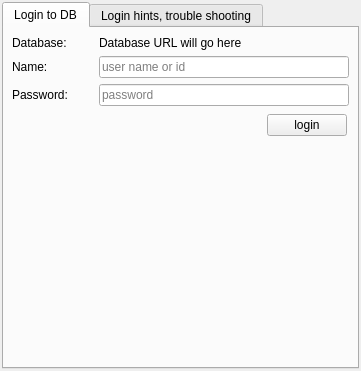
<?xml version="1.0" encoding="UTF-8"?>
<ui version="4.0">
 <class>CDbLoginComponent</class>
 <widget class="QFrame" name="CDbLoginComponent">
  <property name="geometry">
   <rect>
    <x>0</x>
    <y>0</y>
    <width>361</width>
    <height>371</height>
   </rect>
  </property>
  <property name="windowTitle">
   <string>DB login</string>
  </property>
  <layout class="QVBoxLayout" name="vl_LoginComponent">
   <property name="spacing">
    <number>4</number>
   </property>
   <property name="leftMargin">
    <number>2</number>
   </property>
   <property name="topMargin">
    <number>2</number>
   </property>
   <property name="rightMargin">
    <number>2</number>
   </property>
   <property name="bottomMargin">
    <number>2</number>
   </property>
   <item>
    <widget class="QTabWidget" name="tb_LoginToDbAndHints">
     <property name="currentIndex">
      <number>0</number>
     </property>
     <widget class="QWidget" name="tb_LoginToDb">
      <attribute name="title">
       <string>Login to DB</string>
      </attribute>
      <layout class="QVBoxLayout" name="vl_LoginToDb">
       <property name="leftMargin">
        <number>4</number>
       </property>
       <property name="topMargin">
        <number>4</number>
       </property>
       <property name="rightMargin">
        <number>4</number>
       </property>
       <property name="bottomMargin">
        <number>4</number>
       </property>
       <item>
        <widget class="QStackedWidget" name="sw_LoginLogoff">
         <property name="currentIndex">
          <number>0</number>
         </property>
         <widget class="QWidget" name="pg_Login">
          <layout class="QVBoxLayout" name="vl_PageLogin">
           <property name="leftMargin">
            <number>0</number>
           </property>
           <property name="topMargin">
            <number>0</number>
           </property>
           <property name="rightMargin">
            <number>0</number>
           </property>
           <property name="bottomMargin">
            <number>0</number>
           </property>
           <item>
            <widget class="QFrame" name="fr_Login">
             <layout class="QGridLayout" name="gl_Login">
              <property name="leftMargin">
               <number>4</number>
              </property>
              <property name="topMargin">
               <number>4</number>
              </property>
              <property name="rightMargin">
               <number>4</number>
              </property>
              <property name="bottomMargin">
               <number>4</number>
              </property>
              <property name="spacing">
               <number>6</number>
              </property>
              <item row="5" column="0" colspan="3">
               <widget class="BlackGui::Components::CDbDebugDatabaseSetup" name="comp_DebugSetup">
                <property name="minimumSize">
                 <size>
                  <width>0</width>
                  <height>40</height>
                 </size>
                </property>
               </widget>
              </item>
              <item row="3" column="2">
               <widget class="QWidget" name="wi_Button" native="true">
                <layout class="QHBoxLayout" name="hl_LoginFrame">
                 <property name="leftMargin">
                  <number>2</number>
                 </property>
                 <property name="topMargin">
                  <number>2</number>
                 </property>
                 <property name="rightMargin">
                  <number>2</number>
                 </property>
                 <property name="bottomMargin">
                  <number>2</number>
                 </property>
                 <item alignment="Qt::AlignRight">
                  <widget class="QPushButton" name="pb_Login">
                   <property name="maximumSize">
                    <size>
                     <width>150</width>
                     <height>16777215</height>
                    </size>
                   </property>
                   <property name="text">
                    <string>login</string>
                   </property>
                  </widget>
                 </item>
                </layout>
               </widget>
              </item>
              <item row="0" column="0">
               <widget class="QLabel" name="lbl_Database">
                <property name="text">
                 <string>Database:</string>
                </property>
               </widget>
              </item>
              <item row="3" column="0">
               <spacer name="hs_Login">
                <property name="orientation">
                 <enum>Qt::Horizontal</enum>
                </property>
                <property name="sizeType">
                 <enum>QSizePolicy::Fixed</enum>
                </property>
                <property name="sizeHint" stdset="0">
                 <size>
                  <width>75</width>
                  <height>10</height>
                 </size>
                </property>
               </spacer>
              </item>
              <item row="6" column="0">
               <spacer name="vs_FrameLogin">
                <property name="orientation">
                 <enum>Qt::Vertical</enum>
                </property>
                <property name="sizeHint" stdset="0">
                 <size>
                  <width>20</width>
                  <height>20</height>
                 </size>
                </property>
               </spacer>
              </item>
              <item row="1" column="0">
               <widget class="QLabel" name="lbl_User">
                <property name="text">
                 <string>Name:</string>
                </property>
               </widget>
              </item>
              <item row="2" column="0">
               <widget class="QLabel" name="lbl_Password">
                <property name="text">
                 <string>Password:</string>
                </property>
               </widget>
              </item>
              <item row="2" column="2">
               <widget class="QLineEdit" name="le_Password">
                <property name="echoMode">
                 <enum>QLineEdit::PasswordEchoOnEdit</enum>
                </property>
                <property name="placeholderText">
                 <string>password</string>
                </property>
                <property name="clearButtonEnabled">
                 <bool>true</bool>
                </property>
               </widget>
              </item>
              <item row="1" column="2">
               <widget class="QLineEdit" name="le_Username">
                <property name="maxLength">
                 <number>40</number>
                </property>
                <property name="placeholderText">
                 <string>user name or id</string>
                </property>
                <property name="clearButtonEnabled">
                 <bool>true</bool>
                </property>
               </widget>
              </item>
              <item row="0" column="2">
               <widget class="QLabel" name="lbl_DatabaseName">
                <property name="text">
                 <string>Database URL will go here</string>
                </property>
                <property name="openExternalLinks">
                 <bool>true</bool>
                </property>
               </widget>
              </item>
             </layout>
            </widget>
           </item>
          </layout>
         </widget>
         <widget class="QWidget" name="pg_Logoff">
          <layout class="QVBoxLayout" name="vl_PageLogoff">
           <property name="leftMargin">
            <number>0</number>
           </property>
           <property name="topMargin">
            <number>0</number>
           </property>
           <property name="rightMargin">
            <number>0</number>
           </property>
           <property name="bottomMargin">
            <number>0</number>
           </property>
           <item>
            <widget class="QFrame" name="fr_Logoff">
             <property name="frameShadow">
              <enum>QFrame::Raised</enum>
             </property>
             <layout class="QGridLayout" name="gl_Logoff">
              <property name="leftMargin">
               <number>4</number>
              </property>
              <property name="topMargin">
               <number>4</number>
              </property>
              <property name="rightMargin">
               <number>4</number>
              </property>
              <property name="bottomMargin">
               <number>4</number>
              </property>
              <property name="spacing">
               <number>6</number>
              </property>
              <item row="4" column="1" alignment="Qt::AlignRight">
               <widget class="QPushButton" name="pb_Logoff">
                <property name="text">
                 <string>logoff</string>
                </property>
               </widget>
              </item>
              <item row="1" column="1">
               <widget class="QPlainTextEdit" name="te_Roles">
                <property name="minimumSize">
                 <size>
                  <width>0</width>
                  <height>40</height>
                 </size>
                </property>
                <property name="documentTitle">
                 <string>User roles</string>
                </property>
                <property name="readOnly">
                 <bool>true</bool>
                </property>
               </widget>
              </item>
              <item row="1" column="0">
               <widget class="QLabel" name="lbl_Roles">
                <property name="text">
                 <string>Roles:</string>
                </property>
               </widget>
              </item>
              <item row="0" column="0">
               <widget class="QLabel" name="lbl_Name">
                <property name="text">
                 <string>Name:</string>
                </property>
               </widget>
              </item>
              <item row="0" column="1">
               <widget class="QLineEdit" name="le_Name">
                <property name="readOnly">
                 <bool>true</bool>
                </property>
                <property name="placeholderText">
                 <string>user name</string>
                </property>
                <property name="clearButtonEnabled">
                 <bool>false</bool>
                </property>
               </widget>
              </item>
              <item row="2" column="1">
               <widget class="QLineEdit" name="le_Info">
                <property name="readOnly">
                 <bool>true</bool>
                </property>
                <property name="placeholderText">
                 <string>info text will go here</string>
                </property>
               </widget>
              </item>
              <item row="2" column="0">
               <widget class="QLabel" name="lbl_Info">
                <property name="text">
                 <string>Info:</string>
                </property>
               </widget>
              </item>
              <item row="4" column="0">
               <spacer name="hs_Logoff">
                <property name="orientation">
                 <enum>Qt::Horizontal</enum>
                </property>
                <property name="sizeType">
                 <enum>QSizePolicy::Fixed</enum>
                </property>
                <property name="sizeHint" stdset="0">
                 <size>
                  <width>75</width>
                  <height>10</height>
                 </size>
                </property>
               </spacer>
              </item>
              <item row="3" column="1">
               <spacer name="vs_Logoff">
                <property name="orientation">
                 <enum>Qt::Vertical</enum>
                </property>
                <property name="sizeHint" stdset="0">
                 <size>
                  <width>20</width>
                  <height>40</height>
                 </size>
                </property>
               </spacer>
              </item>
             </layout>
            </widget>
           </item>
          </layout>
         </widget>
        </widget>
       </item>
      </layout>
     </widget>
     <widget class="QWidget" name="tb_LoginToDbHints">
      <attribute name="title">
       <string>Login hints, trouble shooting</string>
      </attribute>
      <layout class="QVBoxLayout" name="vl_LoginHints">
       <property name="leftMargin">
        <number>4</number>
       </property>
       <property name="topMargin">
        <number>4</number>
       </property>
       <property name="rightMargin">
        <number>4</number>
       </property>
       <property name="bottomMargin">
        <number>4</number>
       </property>
       <item>
        <widget class="QTextBrowser" name="tbr_InfoAndHints">
         <property name="documentTitle">
          <string>Login hints</string>
         </property>
         <property name="readOnly">
          <bool>true</bool>
         </property>
         <property name="html">
          <string>&lt;!DOCTYPE HTML PUBLIC &quot;-//W3C//DTD HTML 4.0//EN&quot; &quot;http://www.w3.org/TR/REC-html40/strict.dtd&quot;&gt;
&lt;html&gt;&lt;head&gt;&lt;meta name=&quot;qrichtext&quot; content=&quot;1&quot; /&gt;&lt;title&gt;Login hints&lt;/title&gt;&lt;style type=&quot;text/css&quot;&gt;
p, li { white-space: pre-wrap; }
&lt;/style&gt;&lt;/head&gt;&lt;body style=&quot; font-family:'MS Shell Dlg 2'; font-size:8.1pt; font-weight:400; font-style:normal;&quot;&gt;
&lt;p style=&quot; margin-top:0px; margin-bottom:0px; margin-left:0px; margin-right:0px; -qt-block-indent:0; text-indent:0px;&quot;&gt;&lt;span style=&quot; font-family:'Arial'; font-size:7.875pt;&quot;&gt; &lt;/span&gt;&lt;/p&gt;
&lt;ol style=&quot;margin-top: 0px; margin-bottom: 0px; margin-left: 0px; margin-right: 0px; -qt-list-indent: 1;&quot;&gt;&lt;li style=&quot; font-family:'Arial'; font-size:7.875pt;&quot; style=&quot; margin-top:12px; margin-bottom:0px; margin-left:0px; margin-right:0px; -qt-block-indent:0; text-indent:0px;&quot;&gt;You can go directly to the swift DB: &lt;a href=&quot;##swiftDb##&quot;&gt;&lt;span style=&quot; text-decoration: underline; color:#0000ff;&quot;&gt;##swiftDb##&lt;/span&gt;&lt;/a&gt;&lt;/li&gt;
&lt;li style=&quot; font-family:'Arial'; font-size:7.875pt;&quot; style=&quot; margin-top:0px; margin-bottom:12px; margin-left:0px; margin-right:0px; -qt-block-indent:0; text-indent:0px;&quot;&gt;If you want to use VATSIM SSO, you need to enable it once &lt;a href=&quot;##swiftEnableSSO##&quot;&gt;&lt;span style=&quot; text-decoration: underline; color:#0000ff;&quot;&gt;##swiftEnableSSO##&lt;/span&gt;&lt;/a&gt;&lt;/li&gt;&lt;/ol&gt;&lt;/body&gt;&lt;/html&gt;</string>
         </property>
         <property name="textInteractionFlags">
          <set>Qt::TextBrowserInteraction</set>
         </property>
        </widget>
       </item>
      </layout>
     </widget>
    </widget>
   </item>
  </layout>
 </widget>
 <customwidgets>
  <customwidget>
   <class>BlackGui::Components::CDbDebugDatabaseSetup</class>
   <extends>QFrame</extends>
   <header>blackgui/components/dbdebugdatabasesetup.h</header>
   <container>1</container>
  </customwidget>
 </customwidgets>
 <tabstops>
  <tabstop>tb_LoginToDbAndHints</tabstop>
  <tabstop>le_Username</tabstop>
  <tabstop>le_Password</tabstop>
  <tabstop>pb_Login</tabstop>
  <tabstop>tbr_InfoAndHints</tabstop>
  <tabstop>pb_Logoff</tabstop>
  <tabstop>le_Name</tabstop>
  <tabstop>le_Info</tabstop>
  <tabstop>te_Roles</tabstop>
 </tabstops>
 <resources/>
 <connections/>
</ui>
